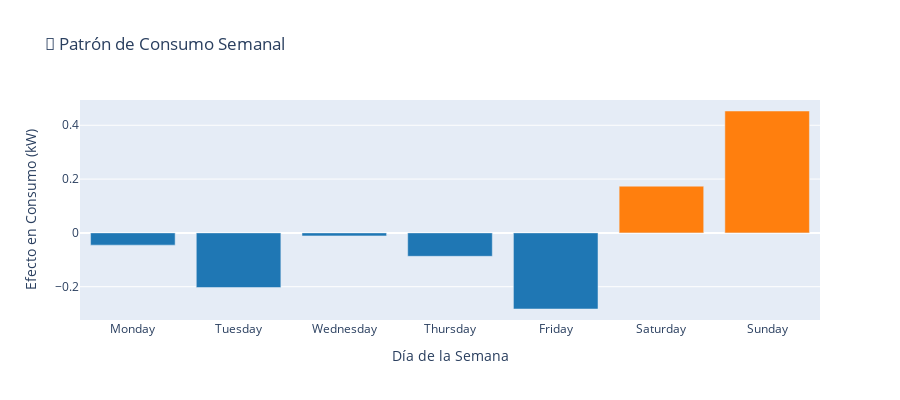

Write notebook code for a chart like this one.
### Markdown cell above
## 8️⃣ Análisis de Estacionalidad

Analicemos los patrones estacionales identificados por Prophet.

### Code cell
# Extraer componente de estacionalidad semanal
weekly_seasonality = forecast_prophet[['ds', 'weekly']].copy()
weekly_seasonality['day_of_week'] = weekly_seasonality['ds'].dt.day_name()

# Agrupar por día de semana
weekly_pattern = weekly_seasonality.groupby('day_of_week')['weekly'].mean()

# Ordenar días de semana
days_order = ['Monday', 'Tuesday', 'Wednesday', 'Thursday', 'Friday', 'Saturday', 'Sunday']
weekly_pattern = weekly_pattern.reindex(days_order)

# Visualización
fig = go.Figure()

fig.add_trace(go.Bar(
    x=weekly_pattern.index,
    y=weekly_pattern.values,
    marker_color=['#1f77b4', '#1f77b4', '#1f77b4', '#1f77b4', '#1f77b4', '#ff7f0e', '#ff7f0e']
))

fig.update_layout(
    title='📅 Patrón de Consumo Semanal',
    xaxis_title='Día de la Semana',
    yaxis_title='Efecto en Consumo (kW)',
    height=400
)

fig.show()

print("\n📊 ANÁLISIS SEMANAL")
print("=" * 50)
print(f"Día con mayor consumo: {weekly_pattern.idxmax()}")
print(f"Día con menor consumo: {weekly_pattern.idxmin()}")

### Figure 1 — Plotly figure (JSON) as saved in the notebook; plotly's stock layout.template omitted (floating-point values rounded to 4 significant figures)
{"data": [{"marker": {"color": ["#1f77b4", "#1f77b4", "#1f77b4", "#1f77b4", "#1f77b4", "#ff7f0e", "#ff7f0e"]}, "type": "bar", "x": ["Monday", "Tuesday", "Wednesday", "Thursday", "Friday", "Saturday", "Sunday"], "y": [-0.0455, -0.203, -0.01116, -0.08705, -0.2829, 0.1737, 0.4531]}], "layout": {"height": 400, "title": {"text": "📅 Patrón de Consumo Semanal"}, "xaxis": {"title": {"text": "Día de la Semana"}}, "yaxis": {"title": {"text": "Efecto en Consumo (kW)"}}}}
